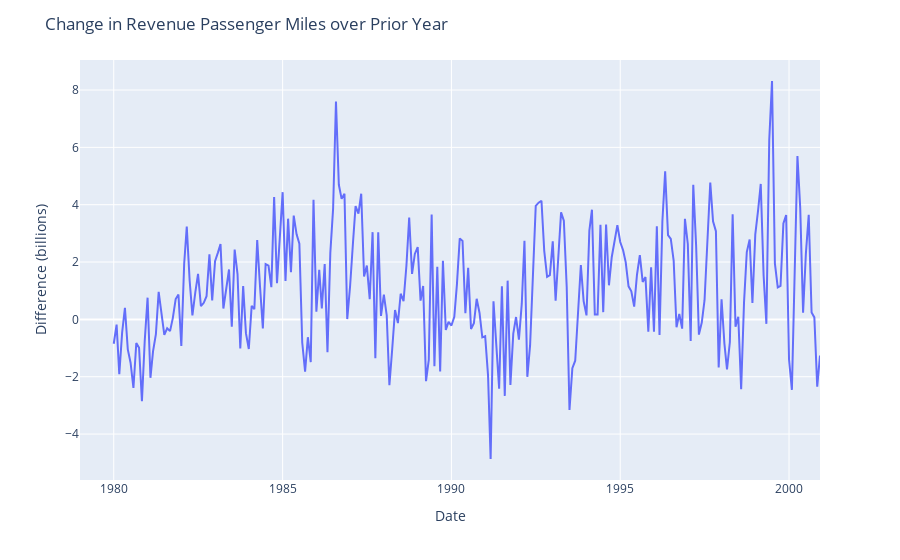

Here is the notebook cell this chart was saved with:
### Markdown cell above
The seasonal difference is visualized below:

### Code cell
fig = px.line(air_traffic_monthly, x=air_traffic_monthly.index, y="seasonal_difference")

fig.update_layout(
    yaxis_title="Difference (billions)", 
    xaxis_title="Date",
    title="Change in Revenue Passenger Miles over Prior Year"
)

fig.show()

### Figure 1 — Plotly figure (JSON) as saved in the notebook; plotly's stock layout.template omitted (floating-point values rounded to 4 significant figures; data arrays with more than 128 entries replaced by an {"elided": "..."} marker saying what was removed)
{"data": [{"hovertemplate": "index=%{x}<br>seasonal_difference=%{y}<extra></extra>", "legendgroup": "", "line": {"color": "#636efa", "dash": "solid"}, "marker": {"symbol": "circle"}, "mode": "lines", "name": "", "orientation": "v", "showlegend": false, "type": "scatter", "x": {"elided": "264 str values"}, "xaxis": "x", "y": {"elided": "264 float values"}, "yaxis": "y"}], "layout": {"legend": {"tracegroupgap": 0}, "margin": {"t": 60}, "title": {"text": "Change in Revenue Passenger Miles over Prior Year"}, "xaxis": {"anchor": "y", "domain": [0, 1], "title": {"text": "Date"}}, "yaxis": {"anchor": "x", "domain": [0, 1], "title": {"text": "Difference (billions)"}}}}
